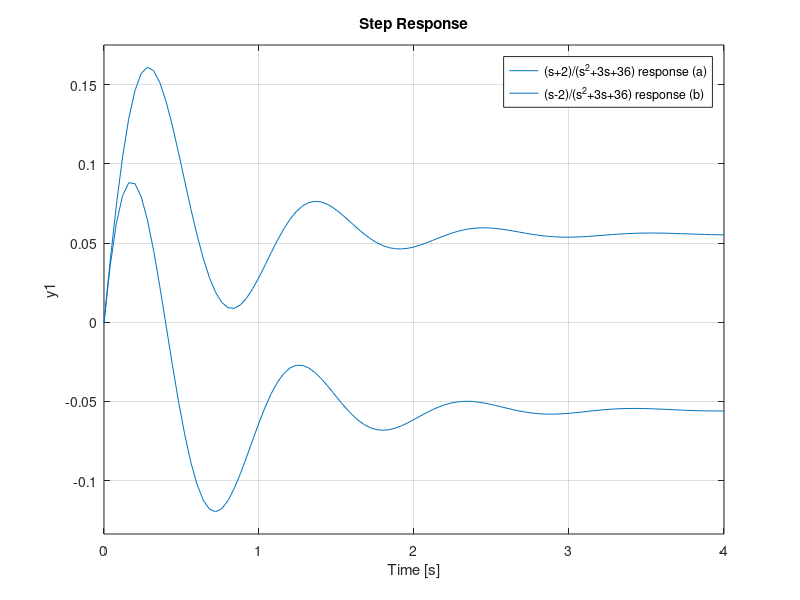
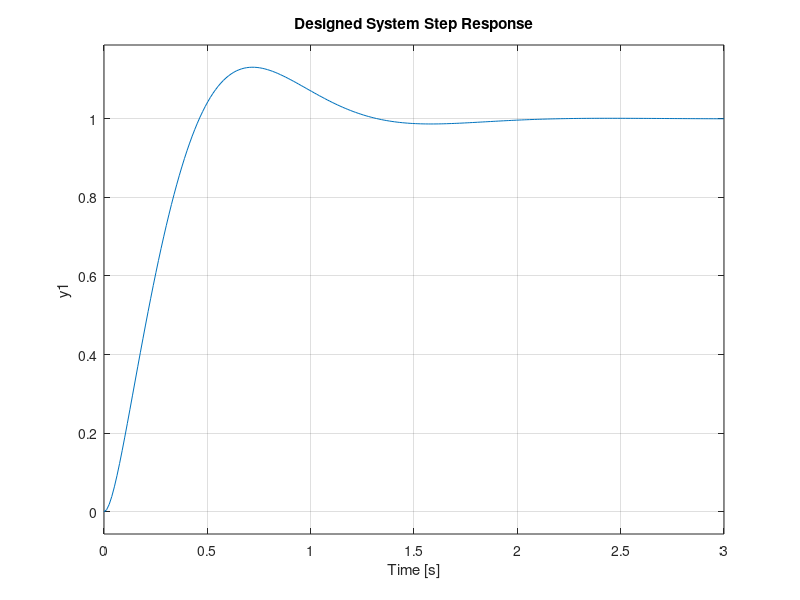

These charts were generated, in order, by the following MATLAB code: (Note: this script raises an error after producing the figures.)
%% ME EN 6200 Homework 4 Ryan Dalby
%%
clear;
close all;

%% 1

G1 = tf([1,2],[1,3,36]); % a
G2 = tf([1,-2],[1,3,36]); % b

figure;
step(G1);
hold on; 
step(G2);
legend('(s+2)/(s^2+3s+36) response (a)' , '(s-2)/(s^2+3s+36) response (b)');

%% 4
k = 71.68;
p = 27.33;
z = 7.097;

G = tf(1,[1, 3, 0]);
D = tf([k,k*z],[1,p]);
sys = feedback(G*D, 1);

figure;
step(sys);
title('Designed System Step Response');

% Expected: 10% OS and 1.5 second(+/-2%) settling time
sys_inf = stepinfo(sys);
disp(sys_inf);
